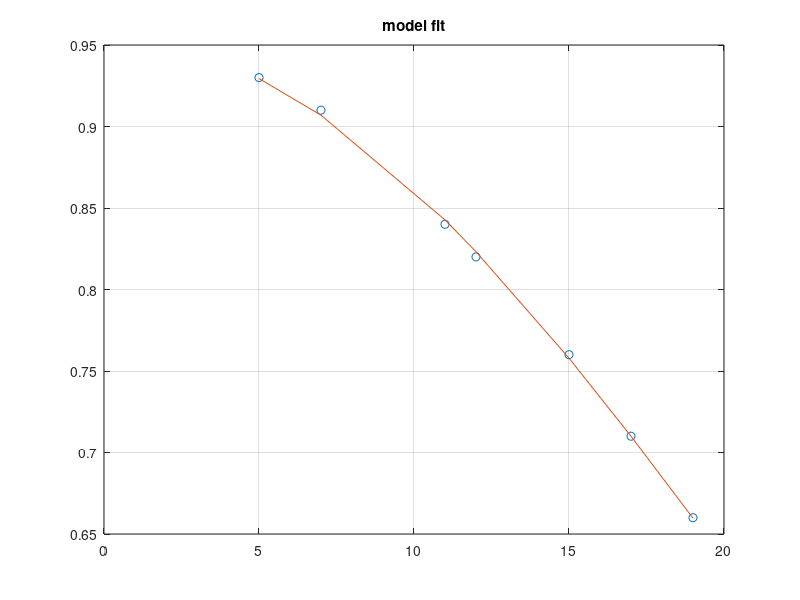

MATLAB code for this plot:
clear; close all; clc;
%Fitting the nonlinear model using matlab backslash 
X = [5 7 11 12 15 17 19]'; % X(input) data
Y = [0.93 0.91 0.84 0.82 0.76 0.71 0.66]'; % Y(response) data
n = length(X); % extract the length of data
XX = [ones(n,1) X.^2]; % Define the coefficient matrix
YY = log(1./Y); % reciprocal transformation
params = XX\YY; % estimate the parameters
theta1 = params(1); % recover the original parameter values
theta2 = params(2);
%theta = [theta1, theta2];
Yfit = 1./(exp(theta1+(theta2.*X.^2))); % Get the fitted values

figure;
plot(X,Y,'o',X,Yfit) % plot data and fitted values
title('model fit');
grid on